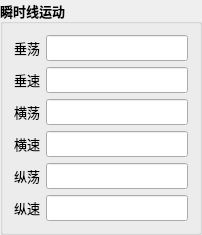
         <widget class="QGroupBox" name="groupBox_11">
          <property name="font">
           <font>
            <family>微软雅黑</family>
            <pointsize>10</pointsize>
            <weight>75</weight>
            <bold>true</bold>
           </font>
          </property>
          <property name="title">
           <string>瞬时线运动</string>
          </property>
          <layout class="QGridLayout" name="gridLayout_9">
           <item row="0" column="0">
            <widget class="QLabel" name="label_40">
             <property name="maximumSize">
              <size>
               <width>59</width>
               <height>16777215</height>
              </size>
             </property>
             <property name="font">
              <font>
               <family>微软雅黑</family>
               <pointsize>10</pointsize>
               <weight>50</weight>
               <bold>false</bold>
              </font>
             </property>
             <property name="text">
              <string>垂荡</string>
             </property>
            </widget>
           </item>
           <item row="1" column="0">
            <widget class="QLabel" name="label_41">
             <property name="maximumSize">
              <size>
               <width>59</width>
               <height>16777215</height>
              </size>
             </property>
             <property name="font">
              <font>
               <family>微软雅黑</family>
               <pointsize>10</pointsize>
               <weight>50</weight>
               <bold>false</bold>
              </font>
             </property>
             <property name="text">
              <string>垂速</string>
             </property>
            </widget>
           </item>
           <item row="2" column="0">
            <widget class="QLabel" name="label_42">
             <property name="maximumSize">
              <size>
               <width>59</width>
               <height>16777215</height>
              </size>
             </property>
             <property name="font">
              <font>
               <family>微软雅黑</family>
               <pointsize>10</pointsize>
               <weight>50</weight>
               <bold>false</bold>
              </font>
             </property>
             <property name="text">
              <string>横荡</string>
             </property>
            </widget>
           </item>
           <item row="3" column="0">
            <widget class="QLabel" name="label_45">
             <property name="maximumSize">
              <size>
               <width>59</width>
               <height>16777215</height>
              </size>
             </property>
             <property name="font">
              <font>
               <family>微软雅黑</family>
               <pointsize>10</pointsize>
               <weight>50</weight>
               <bold>false</bold>
              </font>
             </property>
             <property name="text">
              <string>横速</string>
             </property>
            </widget>
           </item>
           <item row="4" column="0">
            <widget class="QLabel" name="label_43">
             <property name="maximumSize">
              <size>
               <width>59</width>
               <height>16777215</height>
              </size>
             </property>
             <property name="font">
              <font>
               <family>微软雅黑</family>
               <pointsize>10</pointsize>
               <weight>50</weight>
               <bold>false</bold>
              </font>
             </property>
             <property name="text">
              <string>纵荡</string>
             </property>
            </widget>
           </item>
           <item row="5" column="0">
            <widget class="QLabel" name="label_44">
             <property name="maximumSize">
              <size>
               <width>59</width>
               <height>16777215</height>
              </size>
             </property>
             <property name="font">
              <font>
               <family>微软雅黑</family>
               <pointsize>10</pointsize>
               <weight>50</weight>
               <bold>false</bold>
              </font>
             </property>
             <property name="text">
              <string>纵速</string>
             </property>
            </widget>
           </item>
           <item row="0" column="1">
            <widget class="QLineEdit" name="lineEdit_18">
             <property name="font">
              <font>
               <family>微软雅黑</family>
               <pointsize>10</pointsize>
               <weight>75</weight>
               <bold>true</bold>
              </font>
             </property>
             <property name="readOnly">
              <bool>true</bool>
             </property>
            </widget>
           </item>
           <item row="1" column="1">
            <widget class="QLineEdit" name="lineEdit_19">
             <property name="font">
              <font>
               <family>微软雅黑</family>
               <pointsize>10</pointsize>
               <weight>75</weight>
               <bold>true</bold>
              </font>
             </property>
             <property name="readOnly">
              <bool>true</bool>
             </property>
            </widget>
           </item>
           <item row="2" column="1">
            <widget class="QLineEdit" name="lineEdit_20">
             <property name="font">
              <font>
               <family>微软雅黑</family>
               <pointsize>10</pointsize>
               <weight>75</weight>
               <bold>true</bold>
              </font>
             </property>
             <property name="readOnly">
              <bool>true</bool>
             </property>
            </widget>
           </item>
           <item row="3" column="1">
            <widget class="QLineEdit" name="lineEdit_21">
             <property name="font">
              <font>
               <family>微软雅黑</family>
               <pointsize>10</pointsize>
               <weight>75</weight>
               <bold>true</bold>
              </font>
             </property>
             <property name="readOnly">
              <bool>true</bool>
             </property>
            </widget>
           </item>
           <item row="4" column="1">
            <widget class="QLineEdit" name="lineEdit_22">
             <property name="font">
              <font>
               <family>微软雅黑</family>
               <pointsize>10</pointsize>
               <weight>75</weight>
               <bold>true</bold>
              </font>
             </property>
             <property name="readOnly">
              <bool>true</bool>
             </property>
            </widget>
           </item>
           <item row="5" column="1">
            <widget class="QLineEdit" name="lineEdit_23">
             <property name="font">
              <font>
               <family>微软雅黑</family>
               <pointsize>10</pointsize>
               <weight>75</weight>
               <bold>true</bold>
              </font>
             </property>
             <property name="readOnly">
              <bool>true</bool>
             </property>
            </widget>
           </item>
          </layout>
         </widget>
